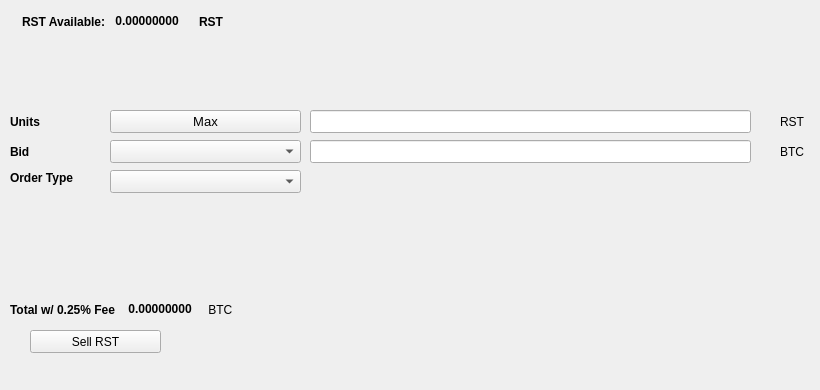
   <widget class="QWidget" name="SellTab">
    <attribute name="title">
     <string>Sell</string>
    </attribute>
    <widget class="QLabel" name="label_16">
     <property name="geometry">
      <rect>
       <x>780</x>
       <y>140</y>
       <width>31</width>
       <height>23</height>
      </rect>
     </property>
     <property name="text">
      <string>BTC</string>
     </property>
    </widget>
    <widget class="QComboBox" name="SellBidcomboBox">
     <property name="geometry">
      <rect>
       <x>110</x>
       <y>140</y>
       <width>191</width>
       <height>23</height>
      </rect>
     </property>
     <property name="font">
      <font>
       <pointsize>10</pointsize>
      </font>
     </property>
    </widget>
    <widget class="QLabel" name="label_18">
     <property name="geometry">
      <rect>
       <x>10</x>
       <y>110</y>
       <width>46</width>
       <height>23</height>
      </rect>
     </property>
     <property name="font">
      <font>
       <weight>75</weight>
       <bold>true</bold>
      </font>
     </property>
     <property name="text">
      <string>Units</string>
     </property>
    </widget>
    <widget class="QPushButton" name="Sell_Max_Amount">
     <property name="geometry">
      <rect>
       <x>110</x>
       <y>110</y>
       <width>191</width>
       <height>23</height>
      </rect>
     </property>
     <property name="font">
      <font>
       <pointsize>10</pointsize>
      </font>
     </property>
     <property name="text">
      <string>Max</string>
     </property>
    </widget>
    <widget class="QLabel" name="label_20">
     <property name="geometry">
      <rect>
       <x>10</x>
       <y>170</y>
       <width>91</width>
       <height>16</height>
      </rect>
     </property>
     <property name="font">
      <font>
       <weight>75</weight>
       <bold>true</bold>
      </font>
     </property>
     <property name="text">
      <string>Order Type</string>
     </property>
    </widget>
    <widget class="QComboBox" name="SellOrdertypeCombo">
     <property name="geometry">
      <rect>
       <x>110</x>
       <y>170</y>
       <width>191</width>
       <height>23</height>
      </rect>
     </property>
     <property name="font">
      <font>
       <pointsize>10</pointsize>
      </font>
     </property>
    </widget>
    <widget class="QLabel" name="label_21">
     <property name="geometry">
      <rect>
       <x>10</x>
       <y>140</y>
       <width>46</width>
       <height>23</height>
      </rect>
     </property>
     <property name="font">
      <font>
       <weight>75</weight>
       <bold>true</bold>
      </font>
     </property>
     <property name="text">
      <string>Bid</string>
     </property>
    </widget>
    <widget class="QLabel" name="label_22">
     <property name="geometry">
      <rect>
       <x>780</x>
       <y>110</y>
       <width>31</width>
       <height>23</height>
      </rect>
     </property>
     <property name="text">
      <string>RST</string>
     </property>
    </widget>
    <widget class="QLineEdit" name="UnitsInputRST">
     <property name="geometry">
      <rect>
       <x>310</x>
       <y>110</y>
       <width>441</width>
       <height>23</height>
      </rect>
     </property>
     <property name="font">
      <font>
       <pointsize>9</pointsize>
       <weight>75</weight>
       <bold>true</bold>
      </font>
     </property>
    </widget>
    <widget class="QLineEdit" name="SellBidPriceEdit">
     <property name="geometry">
      <rect>
       <x>310</x>
       <y>140</y>
       <width>441</width>
       <height>23</height>
      </rect>
     </property>
     <property name="font">
      <font>
       <pointsize>9</pointsize>
       <weight>75</weight>
       <bold>true</bold>
      </font>
     </property>
    </widget>
    <widget class="QPushButton" name="SellRSTBTN">
     <property name="geometry">
      <rect>
       <x>30</x>
       <y>330</y>
       <width>131</width>
       <height>23</height>
      </rect>
     </property>
     <property name="text">
      <string>Sell RST</string>
     </property>
     <property name="icon">
      <iconset resource="../rstr">
       <normaloff>:/icons/bitcoin</normaloff>:/icons/bitcoin</iconset>
     </property>
    </widget>
    <widget class="QWidget" name="layoutWidget3">
     <property name="geometry">
      <rect>
       <x>22</x>
       <y>12</y>
       <width>258</width>
       <height>19</height>
      </rect>
     </property>
     <layout class="QHBoxLayout" name="horizontalLayout">
      <item>
       <widget class="QLabel" name="label232_2">
        <property name="font">
         <font>
          <weight>75</weight>
          <bold>true</bold>
         </font>
        </property>
        <property name="text">
         <string>RST Available:</string>
        </property>
       </widget>
      </item>
      <item>
       <widget class="QLabel" name="RSTAvailableLabel">
        <property name="palette">
         <palette>
          <active>
           <colorrole role="WindowText">
            <brush brushstyle="SolidPattern">
             <color alpha="255">
              <red>0</red>
              <green>0</green>
              <blue>0</blue>
             </color>
            </brush>
           </colorrole>
           <colorrole role="Button">
            <brush brushstyle="SolidPattern">
             <color alpha="255">
              <red>0</red>
              <green>170</green>
              <blue>0</blue>
             </color>
            </brush>
           </colorrole>
           <colorrole role="Light">
            <brush brushstyle="SolidPattern">
             <color alpha="255">
              <red>0</red>
              <green>255</green>
              <blue>0</blue>
             </color>
            </brush>
           </colorrole>
           <colorrole role="Midlight">
            <brush brushstyle="SolidPattern">
             <color alpha="255">
              <red>0</red>
              <green>212</green>
              <blue>0</blue>
             </color>
            </brush>
           </colorrole>
           <colorrole role="Dark">
            <brush brushstyle="SolidPattern">
             <color alpha="255">
              <red>0</red>
              <green>85</green>
              <blue>0</blue>
             </color>
            </brush>
           </colorrole>
           <colorrole role="Mid">
            <brush brushstyle="SolidPattern">
             <color alpha="255">
              <red>0</red>
              <green>113</green>
              <blue>0</blue>
             </color>
            </brush>
           </colorrole>
           <colorrole role="Text">
            <brush brushstyle="SolidPattern">
             <color alpha="255">
              <red>0</red>
              <green>170</green>
              <blue>0</blue>
             </color>
            </brush>
           </colorrole>
           <colorrole role="BrightText">
            <brush brushstyle="SolidPattern">
             <color alpha="255">
              <red>255</red>
              <green>255</green>
              <blue>255</blue>
             </color>
            </brush>
           </colorrole>
           <colorrole role="ButtonText">
            <brush brushstyle="SolidPattern">
             <color alpha="255">
              <red>0</red>
              <green>0</green>
              <blue>0</blue>
             </color>
            </brush>
           </colorrole>
           <colorrole role="Base">
            <brush brushstyle="SolidPattern">
             <color alpha="255">
              <red>255</red>
              <green>255</green>
              <blue>255</blue>
             </color>
            </brush>
           </colorrole>
           <colorrole role="Window">
            <brush brushstyle="SolidPattern">
             <color alpha="255">
              <red>0</red>
              <green>170</green>
              <blue>0</blue>
             </color>
            </brush>
           </colorrole>
           <colorrole role="Shadow">
            <brush brushstyle="SolidPattern">
             <color alpha="255">
              <red>0</red>
              <green>0</green>
              <blue>0</blue>
             </color>
            </brush>
           </colorrole>
           <colorrole role="AlternateBase">
            <brush brushstyle="SolidPattern">
             <color alpha="255">
              <red>127</red>
              <green>212</green>
              <blue>127</blue>
             </color>
            </brush>
           </colorrole>
           <colorrole role="ToolTipBase">
            <brush brushstyle="SolidPattern">
             <color alpha="255">
              <red>255</red>
              <green>255</green>
              <blue>220</blue>
             </color>
            </brush>
           </colorrole>
           <colorrole role="ToolTipText">
            <brush brushstyle="SolidPattern">
             <color alpha="255">
              <red>0</red>
              <green>0</green>
              <blue>0</blue>
             </color>
            </brush>
           </colorrole>
          </active>
          <inactive>
           <colorrole role="WindowText">
            <brush brushstyle="SolidPattern">
             <color alpha="255">
              <red>0</red>
              <green>0</green>
              <blue>0</blue>
             </color>
            </brush>
           </colorrole>
           <colorrole role="Button">
            <brush brushstyle="SolidPattern">
             <color alpha="255">
              <red>0</red>
              <green>170</green>
              <blue>0</blue>
             </color>
            </brush>
           </colorrole>
           <colorrole role="Light">
            <brush brushstyle="SolidPattern">
             <color alpha="255">
              <red>0</red>
              <green>255</green>
              <blue>0</blue>
             </color>
            </brush>
           </colorrole>
           <colorrole role="Midlight">
            <brush brushstyle="SolidPattern">
             <color alpha="255">
              <red>0</red>
              <green>212</green>
              <blue>0</blue>
             </color>
            </brush>
           </colorrole>
           <colorrole role="Dark">
            <brush brushstyle="SolidPattern">
             <color alpha="255">
              <red>0</red>
              <green>85</green>
              <blue>0</blue>
             </color>
            </brush>
           </colorrole>
           <colorrole role="Mid">
            <brush brushstyle="SolidPattern">
             <color alpha="255">
              <red>0</red>
              <green>113</green>
              <blue>0</blue>
             </color>
            </brush>
           </colorrole>
           <colorrole role="Text">
            <brush brushstyle="SolidPattern">
             <color alpha="255">
              <red>0</red>
              <green>170</green>
              <blue>0</blue>
             </color>
            </brush>
           </colorrole>
           <colorrole role="BrightText">
            <brush brushstyle="SolidPattern">
             <color alpha="255">
              <red>255</red>
              <green>255</green>
              <blue>255</blue>
             </color>
            </brush>
           </colorrole>
           <colorrole role="ButtonText">
            <brush brushstyle="SolidPattern">
             <color alpha="255">
              <red>0</red>
              <green>0</green>
              <blue>0</blue>
             </color>
            </brush>
           </colorrole>
           <colorrole role="Base">
            <brush brushstyle="SolidPattern">
             <color alpha="255">
              <red>255</red>
              <green>255</green>
              <blue>255</blue>
             </color>
            </brush>
           </colorrole>
           <colorrole role="Window">
            <brush brushstyle="SolidPattern">
             <color alpha="255">
              <red>0</red>
              <green>170</green>
              <blue>0</blue>
             </color>
            </brush>
           </colorrole>
           <colorrole role="Shadow">
            <brush brushstyle="SolidPattern">
             <color alpha="255">
              <red>0</red>
              <green>0</green>
              <blue>0</blue>
             </color>
            </brush>
           </colorrole>
           <colorrole role="AlternateBase">
            <brush brushstyle="SolidPattern">
             <color alpha="255">
              <red>127</red>
              <green>212</green>
              <blue>127</blue>
             </color>
            </brush>
           </colorrole>
           <colorrole role="ToolTipBase">
            <brush brushstyle="SolidPattern">
             <color alpha="255">
              <red>255</red>
              <green>255</green>
              <blue>220</blue>
             </color>
            </brush>
           </colorrole>
           <colorrole role="ToolTipText">
            <brush brushstyle="SolidPattern">
             <color alpha="255">
              <red>0</red>
              <green>0</green>
              <blue>0</blue>
             </color>
            </brush>
           </colorrole>
          </inactive>
          <disabled>
           <colorrole role="WindowText">
            <brush brushstyle="SolidPattern">
             <color alpha="255">
              <red>0</red>
              <green>85</green>
              <blue>0</blue>
             </color>
            </brush>
           </colorrole>
           <colorrole role="Button">
            <brush brushstyle="SolidPattern">
             <color alpha="255">
              <red>0</red>
              <green>170</green>
              <blue>0</blue>
             </color>
            </brush>
           </colorrole>
           <colorrole role="Light">
            <brush brushstyle="SolidPattern">
             <color alpha="255">
              <red>0</red>
              <green>255</green>
              <blue>0</blue>
             </color>
            </brush>
           </colorrole>
           <colorrole role="Midlight">
            <brush brushstyle="SolidPattern">
             <color alpha="255">
              <red>0</red>
              <green>212</green>
              <blue>0</blue>
             </color>
            </brush>
           </colorrole>
           <colorrole role="Dark">
            <brush brushstyle="SolidPattern">
             <color alpha="255">
              <red>0</red>
              <green>85</green>
              <blue>0</blue>
             </color>
            </brush>
           </colorrole>
           <colorrole role="Mid">
            <brush brushstyle="SolidPattern">
             <color alpha="255">
              <red>0</red>
              <green>113</green>
              <blue>0</blue>
             </color>
            </brush>
           </colorrole>
           <colorrole role="Text">
            <brush brushstyle="SolidPattern">
             <color alpha="255">
              <red>0</red>
              <green>85</green>
              <blue>0</blue>
             </color>
            </brush>
           </colorrole>
           <colorrole role="BrightText">
            <brush brushstyle="SolidPattern">
             <color alpha="255">
              <red>255</red>
              <green>255</green>
              <blue>255</blue>
             </color>
            </brush>
           </colorrole>
           <colorrole role="ButtonText">
            <brush brushstyle="SolidPattern">
             <color alpha="255">
              <red>0</red>
              <green>85</green>
              <blue>0</blue>
             </color>
            </brush>
           </colorrole>
           <colorrole role="Base">
            <brush brushstyle="SolidPattern">
             <color alpha="255">
              <red>0</red>
              <green>170</green>
              <blue>0</blue>
             </color>
            </brush>
           </colorrole>
           <colorrole role="Window">
            <brush brushstyle="SolidPattern">
             <color alpha="255">
              <red>0</red>
              <green>170</green>
              <blue>0</blue>
             </color>
            </brush>
           </colorrole>
           <colorrole role="Shadow">
            <brush brushstyle="SolidPattern">
             <color alpha="255">
              <red>0</red>
              <green>0</green>
              <blue>0</blue>
             </color>
            </brush>
           </colorrole>
           <colorrole role="AlternateBase">
            <brush brushstyle="SolidPattern">
             <color alpha="255">
              <red>0</red>
              <green>170</green>
              <blue>0</blue>
             </color>
            </brush>
           </colorrole>
           <colorrole role="ToolTipBase">
            <brush brushstyle="SolidPattern">
             <color alpha="255">
              <red>255</red>
              <green>255</green>
              <blue>220</blue>
             </color>
            </brush>
           </colorrole>
           <colorrole role="ToolTipText">
            <brush brushstyle="SolidPattern">
             <color alpha="255">
              <red>0</red>
              <green>0</green>
              <blue>0</blue>
             </color>
            </brush>
           </colorrole>
          </disabled>
         </palette>
        </property>
        <property name="font">
         <font>
          <weight>75</weight>
          <bold>true</bold>
         </font>
        </property>
        <property name="text">
         <string> 0.00000000 </string>
        </property>
        <property name="textInteractionFlags">
         <set>Qt::LinksAccessibleByMouse|Qt::TextSelectableByKeyboard|Qt::TextSelectableByMouse</set>
        </property>
       </widget>
      </item>
      <item>
       <widget class="QLabel" name="labelRST">
        <property name="font">
         <font>
          <weight>75</weight>
          <bold>true</bold>
         </font>
        </property>
        <property name="text">
         <string>RST</string>
        </property>
       </widget>
      </item>
     </layout>
    </widget>
    <widget class="QWidget" name="layoutWidget">
     <property name="geometry">
      <rect>
       <x>10</x>
       <y>300</y>
       <width>268</width>
       <height>19</height>
      </rect>
     </property>
     <layout class="QHBoxLayout" name="horizontalLayout_2">
      <item>
       <widget class="QLabel" name="label_19">
        <property name="font">
         <font>
          <weight>75</weight>
          <bold>true</bold>
         </font>
        </property>
        <property name="text">
         <string>Total w/ 0.25% Fee </string>
        </property>
       </widget>
      </item>
      <item>
       <widget class="QLabel" name="SellCostLabel">
        <property name="palette">
         <palette>
          <active>
           <colorrole role="WindowText">
            <brush brushstyle="SolidPattern">
             <color alpha="255">
              <red>0</red>
              <green>0</green>
              <blue>0</blue>
             </color>
            </brush>
           </colorrole>
           <colorrole role="Button">
            <brush brushstyle="SolidPattern">
             <color alpha="255">
              <red>0</red>
              <green>170</green>
              <blue>0</blue>
             </color>
            </brush>
           </colorrole>
           <colorrole role="Light">
            <brush brushstyle="SolidPattern">
             <color alpha="255">
              <red>0</red>
              <green>255</green>
              <blue>0</blue>
             </color>
            </brush>
           </colorrole>
           <colorrole role="Midlight">
            <brush brushstyle="SolidPattern">
             <color alpha="255">
              <red>0</red>
              <green>212</green>
              <blue>0</blue>
             </color>
            </brush>
           </colorrole>
           <colorrole role="Dark">
            <brush brushstyle="SolidPattern">
             <color alpha="255">
              <red>0</red>
              <green>85</green>
              <blue>0</blue>
             </color>
            </brush>
           </colorrole>
           <colorrole role="Mid">
            <brush brushstyle="SolidPattern">
             <color alpha="255">
              <red>0</red>
              <green>113</green>
              <blue>0</blue>
             </color>
            </brush>
           </colorrole>
           <colorrole role="Text">
            <brush brushstyle="SolidPattern">
             <color alpha="255">
              <red>0</red>
              <green>170</green>
              <blue>0</blue>
             </color>
            </brush>
           </colorrole>
           <colorrole role="BrightText">
            <brush brushstyle="SolidPattern">
             <color alpha="255">
              <red>255</red>
              <green>255</green>
              <blue>255</blue>
             </color>
            </brush>
           </colorrole>
           <colorrole role="ButtonText">
            <brush brushstyle="SolidPattern">
             <color alpha="255">
              <red>0</red>
              <green>0</green>
              <blue>0</blue>
             </color>
            </brush>
           </colorrole>
           <colorrole role="Base">
            <brush brushstyle="SolidPattern">
             <color alpha="255">
              <red>255</red>
              <green>255</green>
              <blue>255</blue>
             </color>
            </brush>
           </colorrole>
           <colorrole role="Window">
            <brush brushstyle="SolidPattern">
             <color alpha="255">
              <red>0</red>
              <green>170</green>
              <blue>0</blue>
             </color>
            </brush>
           </colorrole>
           <colorrole role="Shadow">
            <brush brushstyle="SolidPattern">
             <color alpha="255">
              <red>0</red>
              <green>0</green>
              <blue>0</blue>
             </color>
            </brush>
           </colorrole>
           <colorrole role="AlternateBase">
            <brush brushstyle="SolidPattern">
             <color alpha="255">
              <red>127</red>
              <green>212</green>
              <blue>127</blue>
             </color>
            </brush>
           </colorrole>
           <colorrole role="ToolTipBase">
            <brush brushstyle="SolidPattern">
             <color alpha="255">
              <red>255</red>
              <green>255</green>
              <blue>220</blue>
             </color>
            </brush>
           </colorrole>
           <colorrole role="ToolTipText">
            <brush brushstyle="SolidPattern">
             <color alpha="255">
              <red>0</red>
              <green>0</green>
              <blue>0</blue>
             </color>
            </brush>
           </colorrole>
          </active>
          <inactive>
           <colorrole role="WindowText">
            <brush brushstyle="SolidPattern">
             <color alpha="255">
              <red>0</red>
              <green>0</green>
              <blue>0</blue>
             </color>
            </brush>
           </colorrole>
           <colorrole role="Button">
            <brush brushstyle="SolidPattern">
             <color alpha="255">
              <red>0</red>
              <green>170</green>
              <blue>0</blue>
             </color>
            </brush>
           </colorrole>
           <colorrole role="Light">
            <brush brushstyle="SolidPattern">
             <color alpha="255">
              <red>0</red>
              <green>255</green>
              <blue>0</blue>
             </color>
            </brush>
           </colorrole>
           <colorrole role="Midlight">
            <brush brushstyle="SolidPattern">
             <color alpha="255">
              <red>0</red>
              <green>212</green>
              <blue>0</blue>
             </color>
            </brush>
           </colorrole>
           <colorrole role="Dark">
            <brush brushstyle="SolidPattern">
             <color alpha="255">
              <red>0</red>
              <green>85</green>
              <blue>0</blue>
             </color>
            </brush>
           </colorrole>
           <colorrole role="Mid">
            <brush brushstyle="SolidPattern">
             <color alpha="255">
              <red>0</red>
              <green>113</green>
              <blue>0</blue>
             </color>
            </brush>
           </colorrole>
           <colorrole role="Text">
            <brush brushstyle="SolidPattern">
             <color alpha="255">
              <red>0</red>
              <green>170</green>
              <blue>0</blue>
             </color>
            </brush>
           </colorrole>
           <colorrole role="BrightText">
            <brush brushstyle="SolidPattern">
             <color alpha="255">
              <red>255</red>
              <green>255</green>
              <blue>255</blue>
             </color>
            </brush>
           </colorrole>
           <colorrole role="ButtonText">
            <brush brushstyle="SolidPattern">
             <color alpha="255">
              <red>0</red>
              <green>0</green>
              <blue>0</blue>
             </color>
            </brush>
           </colorrole>
           <colorrole role="Base">
            <brush brushstyle="SolidPattern">
             <color alpha="255">
              <red>255</red>
              <green>255</green>
              <blue>255</blue>
             </color>
            </brush>
           </colorrole>
           <colorrole role="Window">
            <brush brushstyle="SolidPattern">
             <color alpha="255">
              <red>0</red>
              <green>170</green>
              <blue>0</blue>
             </color>
            </brush>
           </colorrole>
           <colorrole role="Shadow">
            <brush brushstyle="SolidPattern">
             <color alpha="255">
              <red>0</red>
              <green>0</green>
              <blue>0</blue>
             </color>
            </brush>
           </colorrole>
           <colorrole role="AlternateBase">
            <brush brushstyle="SolidPattern">
             <color alpha="255">
              <red>127</red>
              <green>212</green>
              <blue>127</blue>
             </color>
            </brush>
           </colorrole>
           <colorrole role="ToolTipBase">
            <brush brushstyle="SolidPattern">
             <color alpha="255">
              <red>255</red>
              <green>255</green>
              <blue>220</blue>
             </color>
            </brush>
           </colorrole>
           <colorrole role="ToolTipText">
            <brush brushstyle="SolidPattern">
             <color alpha="255">
              <red>0</red>
              <green>0</green>
              <blue>0</blue>
             </color>
            </brush>
           </colorrole>
          </inactive>
          <disabled>
           <colorrole role="WindowText">
            <brush brushstyle="SolidPattern">
             <color alpha="255">
              <red>0</red>
              <green>85</green>
              <blue>0</blue>
             </color>
            </brush>
           </colorrole>
           <colorrole role="Button">
            <brush brushstyle="SolidPattern">
             <color alpha="255">
              <red>0</red>
              <green>170</green>
              <blue>0</blue>
             </color>
            </brush>
           </colorrole>
           <colorrole role="Light">
            <brush brushstyle="SolidPattern">
             <color alpha="255">
              <red>0</red>
              <green>255</green>
              <blue>0</blue>
             </color>
            </brush>
           </colorrole>
           <colorrole role="Midlight">
            <brush brushstyle="SolidPattern">
             <color alpha="255">
              <red>0</red>
              <green>212</green>
              <blue>0</blue>
             </color>
            </brush>
           </colorrole>
           <colorrole role="Dark">
            <brush brushstyle="SolidPattern">
             <color alpha="255">
              <red>0</red>
              <green>85</green>
              <blue>0</blue>
             </color>
            </brush>
           </colorrole>
           <colorrole role="Mid">
            <brush brushstyle="SolidPattern">
             <color alpha="255">
              <red>0</red>
              <green>113</green>
              <blue>0</blue>
             </color>
            </brush>
           </colorrole>
           <colorrole role="Text">
            <brush brushstyle="SolidPattern">
             <color alpha="255">
              <red>0</red>
              <green>85</green>
              <blue>0</blue>
             </color>
            </brush>
           </colorrole>
           <colorrole role="BrightText">
            <brush brushstyle="SolidPattern">
             <color alpha="255">
              <red>255</red>
              <green>255</green>
              <blue>255</blue>
             </color>
            </brush>
           </colorrole>
           <colorrole role="ButtonText">
            <brush brushstyle="SolidPattern">
             <color alpha="255">
              <red>0</red>
              <green>85</green>
              <blue>0</blue>
             </color>
            </brush>
           </colorrole>
           <colorrole role="Base">
            <brush brushstyle="SolidPattern">
             <color alpha="255">
              <red>0</red>
              <green>170</green>
              <blue>0</blue>
             </color>
            </brush>
           </colorrole>
           <colorrole role="Window">
            <brush brushstyle="SolidPattern">
             <color alpha="255">
              <red>0</red>
              <green>170</green>
              <blue>0</blue>
             </color>
            </brush>
           </colorrole>
           <colorrole role="Shadow">
            <brush brushstyle="SolidPattern">
             <color alpha="255">
              <red>0</red>
              <green>0</green>
              <blue>0</blue>
             </color>
            </brush>
           </colorrole>
           <colorrole role="AlternateBase">
            <brush brushstyle="SolidPattern">
             <color alpha="255">
              <red>0</red>
              <green>170</green>
              <blue>0</blue>
             </color>
            </brush>
           </colorrole>
           <colorrole role="ToolTipBase">
            <brush brushstyle="SolidPattern">
             <color alpha="255">
              <red>255</red>
              <green>255</green>
              <blue>220</blue>
             </color>
            </brush>
           </colorrole>
           <colorrole role="ToolTipText">
            <brush brushstyle="SolidPattern">
             <color alpha="255">
              <red>0</red>
              <green>0</green>
              <blue>0</blue>
             </color>
            </brush>
           </colorrole>
          </disabled>
         </palette>
        </property>
        <property name="font">
         <font>
          <weight>75</weight>
          <bold>true</bold>
         </font>
        </property>
        <property name="autoFillBackground">
         <bool>false</bool>
        </property>
        <property name="text">
         <string> 0.00000000</string>
        </property>
        <property name="textInteractionFlags">
         <set>Qt::LinksAccessibleByMouse|Qt::TextSelectableByMouse</set>
        </property>
       </widget>
      </item>
      <item>
       <widget class="QLabel" name="label_17">
        <property name="font">
         <font>
          <weight>50</weight>
          <bold>false</bold>
         </font>
        </property>
        <property name="text">
         <string> BTC</string>
        </property>
       </widget>
      </item>
     </layout>
    </widget>
    <widget class="QLabel" name="label_23">
     <property name="geometry">
      <rect>
       <x>460</x>
       <y>300</y>
       <width>281</width>
       <height>81</height>
      </rect>
     </property>
     <property name="text">
      <string/>
     </property>
     <property name="pixmap">
      <pixmap>:/images/bittrex</pixmap>
     </property>
    </widget>
   </widget>
